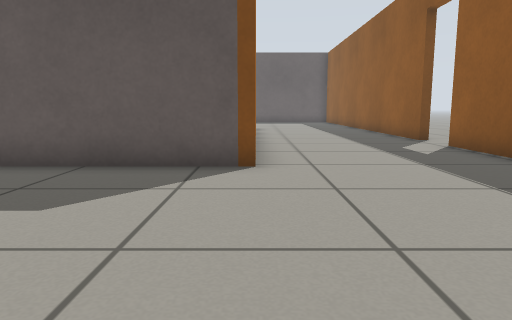
view 1 (above)

12 first-person views from a walk through a Gazebo world. The camera is 0.5 m above the floor, tilts 8° down and sees 70° across. The floor is counted in squares, 0.5 m on a side. Each view is taken from the middle of a square. On the plan, view 1 faces up. The plan holds only what a view shows up to about 13 squares ahead; the rest is blank.

view 2
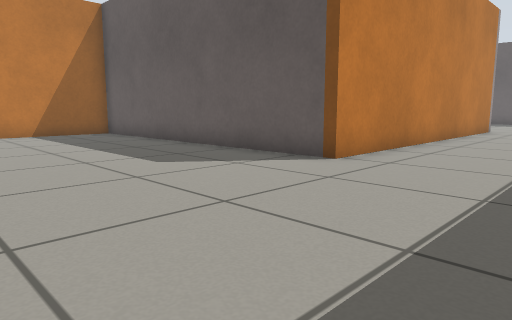

view 3
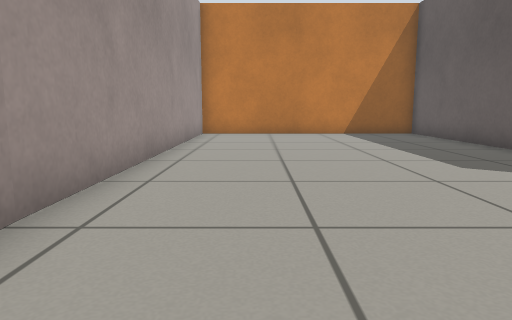

view 4
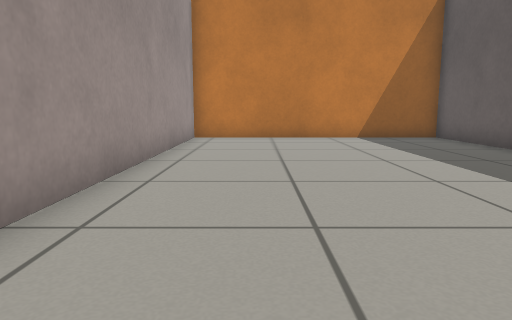

view 5
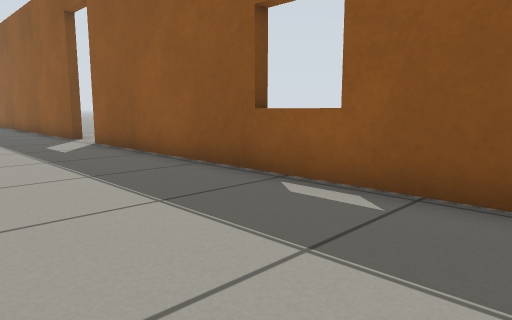

view 6
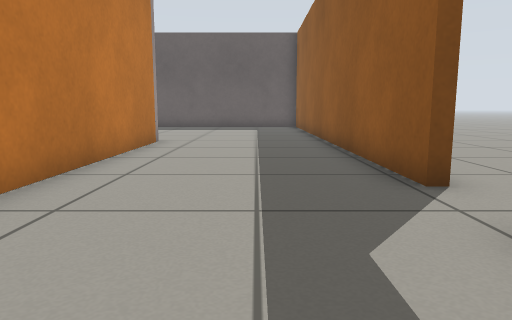

view 7
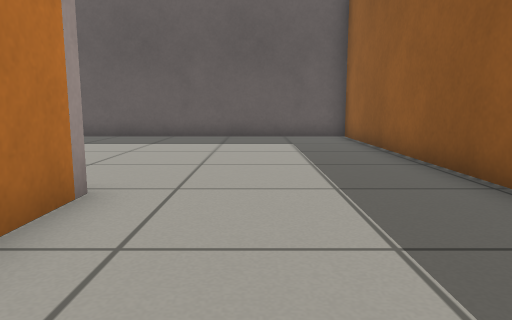

view 8
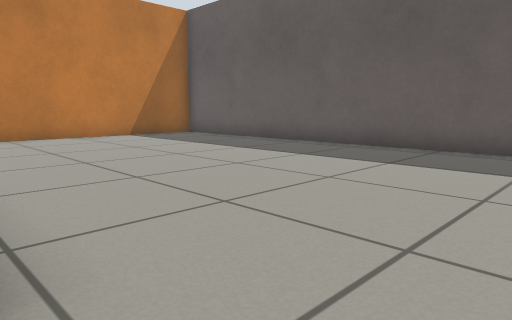

view 9
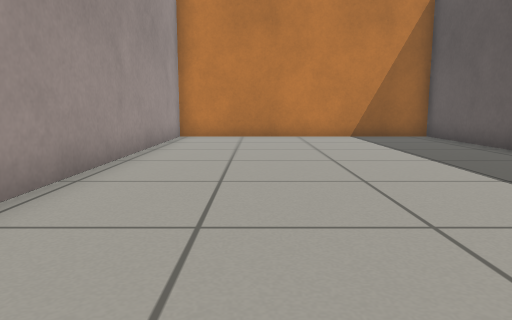

view 10
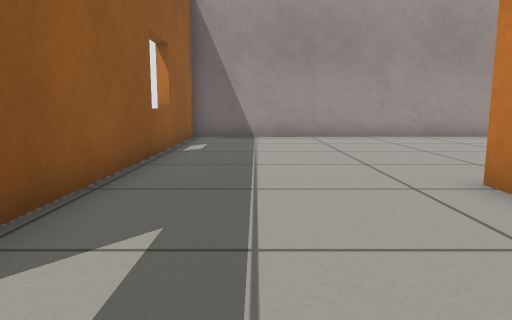

view 11
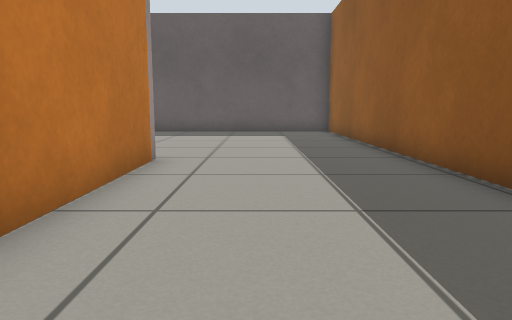

view 12
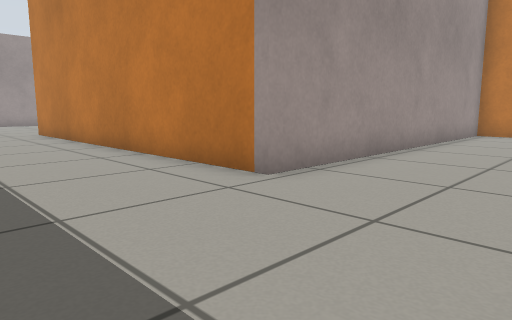

### Floor plan
Ten units are one square. View 1 is at (0, 0); x grows to the right and y downward. Boxes are objects, and circles mark ways between rooms. Rooms are numbered by the first view taken in them; rooms with no view inside come last. Other rooms are left out.
<svg viewBox="-117 -277 174 304">
<path fill="none" stroke="#000" d="M7 22 52 18 52 -99M52 -116 52 -195M0 -183 0 -63 -107 -63 -107 21 11 21M52 -195 52 -272 -112 -272 -112 -183 0 -183"/>
<circle cx="25" cy="-188" r="3" fill="#2a7"/>
<text x="-10" y="-50">1</text>
<text x="-30" y="-230">2</text>
</svg>
Room 1 opens to room 2.

Where each view was taken, in squares from view 1:
view 1: 0 up, 0 right, facing up
view 2: 0 up, 4 right, facing up-left
view 3: 0 up, 4 right, facing left
view 4: 0 up, 2 right, facing left
view 5: 1 down, 1 right, facing up-right
view 6: 7 up, 3 right, facing up
view 7: 14 up, 2 right, facing up
view 8: 18 up, 2 right, facing up-left
view 9: 21 up, 2 right, facing left
view 10: 11 up, 3 right, facing down
view 11: 11 up, 2 right, facing up
view 12: 22 up, 4 right, facing down-left
